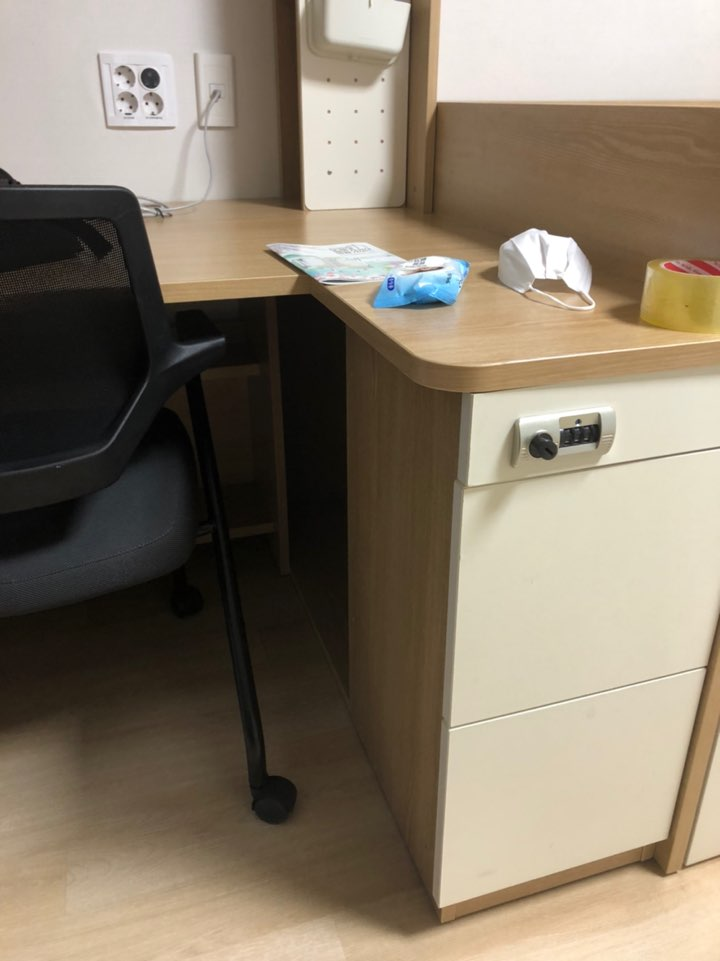
//> input picture week14/F.jpeg, 720 x 961 px
$ ./main   (built with g++ and OpenCV 4)
//> lines starting //> are read from the running program, lines starting //| are printed output that depends on the picture; after the words box and inside, x2 and y2 are one past the last pixel; in counts of white or black regions, pixels touching at a corner belong together
//
//  main.cpp
//  week14
//
//  Created by 임성현 on 2020/06/18.
//  Copyright © 2020 임성현. All rights reserved.
//

#include <iostream>
#include <opencv2/opencv.hpp>

using namespace std;
using namespace cv;

Mat readImage();
void ex00();
void getZeroPaddedImage(Mat& src, Mat& dst);
void getLogMag(Mat planes[], Mat& magI, Mat& angI);
void rearrange(Mat magI);
void addNoise(Mat& img, int nNoise);
void addLines(Mat& img, int nLine);
void myFilter(Mat& magI);

int main(int argc, const char * argv[]) {
    // insert code here...
    ex00();

    waitKey(0);
    return 0;
}

void ex00() {
    // 이미지 불러오기.
    Mat I = readImage();
    addNoise(I, 1000);
//> after the loop in addNoise, `while (nGenPoints < nNoise)`:
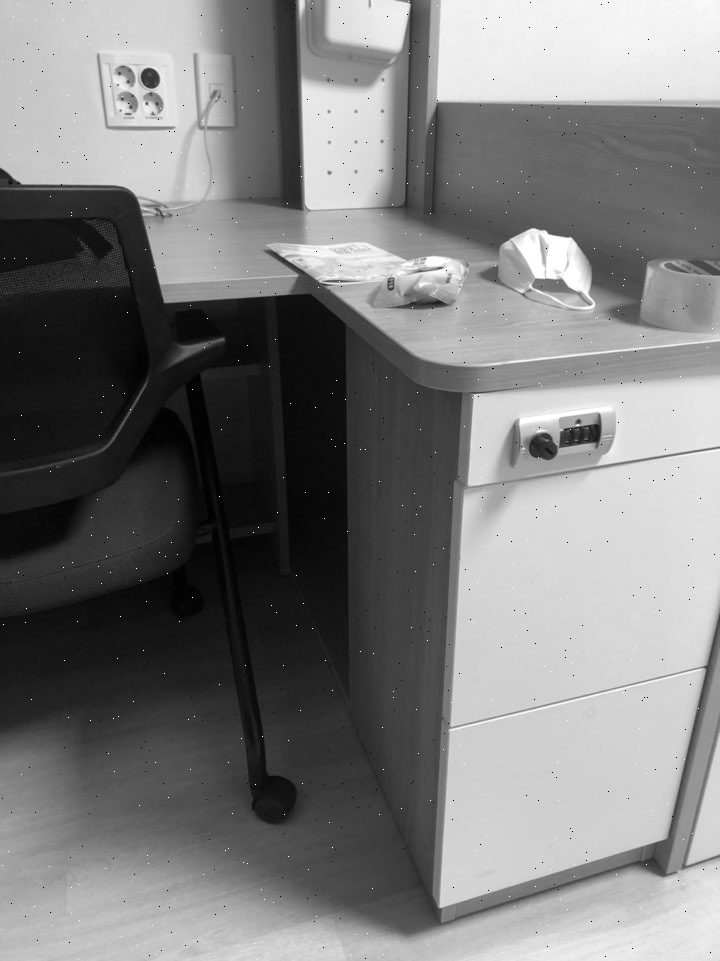
//> img: 961 rows x 720 cols, CV_8UC1; min 0, max 255, mean 124.8
//> after the loop in addNoise, `while (nGenPoints < nNoise)`: nGenPoints = 1000
    addLines(I, 20);

    // zero 패딩
    Mat padded;
    getZeroPaddedImage(I, padded);
//    cout << "src: " << I.cols << ", " << I.rows << endl;
//    cout << "padded: " << padded.cols << ", " << padded.rows << endl;

    // dft를 위한 2채널(실수부, 허수부) 매트릭스 생성
    Mat planes[] = { Mat_<float>(padded), Mat::zeros(padded.size(), CV_32F) };
//> planes[1]: 972 rows x 720 cols, CV_32FC1; every value is 0
    Mat complexI;
    merge(planes, 2, complexI);

    // dft를 수행하고 채널 분리 planes[0]: 실수부, planes[1]: 허수부
    dft(complexI, complexI);    // 내부적으로는 fft를 함. complexI 안에는 (실수부, 허수부)로 나뉨.

    split(complexI, planes);

    // 실수부와 허수부 값으로부터 크기 계산하고 log 취하여 정규화, 각도도 함께 계산.
    Mat magI, angI;
    getLogMag(planes, magI, angI);

    // 역변환을 위한 최대 최소값 계산
    double min_mag, max_mag, min_ang, max_ang;
    minMaxLoc(magI, &min_mag, &max_mag);
//> min_mag = 1.71; max_mag = 18.28
    minMaxLoc(angI, &min_ang, &max_ang);
//> min_ang = 0; max_ang = 360

    // 정규화
    normalize(magI, magI, 0, 1, NORM_MINMAX);       // 0 ~ 1 정규화
    normalize(angI, angI, 0, 1, NORM_MINMAX);       // 0 ~ 1 정규화

    // 각 사분면의 위치를 재조정 (1-3사분면 교환, 2-4사분면 교환)
    rearrange(magI);
    rearrange(angI);
//> in rearrange (call 2), `Mat q2(magI, Rect(0, cy, cx, cy));`:
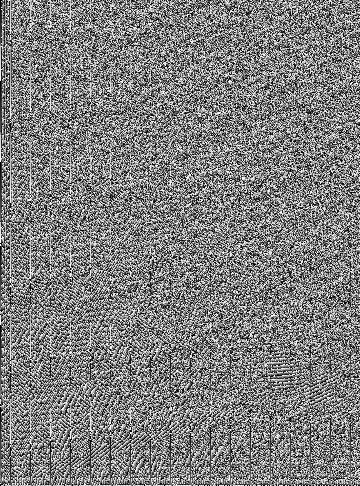
//> q2: 486 rows x 360 cols, CV_32FC1; min 5.39e-09, max 1, mean 0.5
//> in rearrange (call 2), `Mat q3(magI, Rect(cx, cy, cx, cy));`:
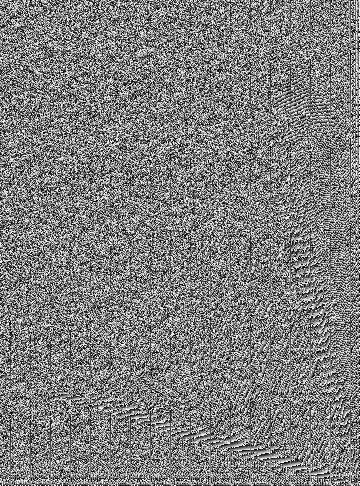
//> q3: 486 rows x 360 cols, CV_32FC1; min 4.19e-06, max 1, mean 0.498

    namedWindow("source");
    namedWindow("zero-padding");
    imshow("source", I);
    imshow("zero-padding", padded);
    imshow("spectrum magnitude", magI);
    imshow("phase", angI);

    // 필터링
    myFilter(magI);

    imshow("filtered magnitude", magI);
    waitKey(0);

    /* IFFT를 위한 처리 시작 */
    // 각 사분면의 위치를 재조정 (1-3사분면 교환, 2-4사분면 교환)
    rearrange(magI);
    rearrange(angI);

    // Denormalization
    magI = magI * (max_mag - min_mag) + min_mag;
    angI = angI * (max_ang - min_ang) + min_ang;

    // 로그의 역변환인 지수변환 수행
    exp(magI, magI);
    magI -= 1;

    // 극 좌표계 -> 직교 좌표계로 변환 후 inverse FFT 수행.
    polarToCart(magI, angI, planes[0], planes[1], true);
    merge(planes, 2, complexI);

    // Inverse FFT
    dft(complexI, complexI, DFT_INVERSE | DFT_SCALE | DFT_REAL_OUTPUT);
    split(complexI, planes);
    normalize(planes[0], planes[0], 0, 1, NORM_MINMAX); // 0 ~ 1 정규화.

    imshow("filtered", planes[0]);
}

// 필터링 함수
void myFilter(Mat& magI) {
    //Mat f = Mat::zeros(magI.rows, magI.cols, CV_32F);
    Mat f = Mat::ones(magI.rows, magI.cols, CV_32F);
    int cx = magI.cols / 2;
//> cx = 360
    int cy = magI.rows / 2;
//> cy = 486
    circle(f, Point(cx, cy), 200, Scalar(1), -1);   // 200은 저주파를 남기는 정도.
    circle(f, Point(cx, cy), 3, Scalar(0), -1);
//> f: 972 rows x 720 cols, CV_32FC1; values 0 (black) and 1 (white), 100% white; 1 black region, box (x1, y1, x2, y2) and area: (357, 483, 364, 490) 29
    int k = 11;
    for (int i = 0; i < 18; i++) {
        circle(f, Point(cx+k, cy), 3, Scalar(0), -1);
        k += 20;
    }
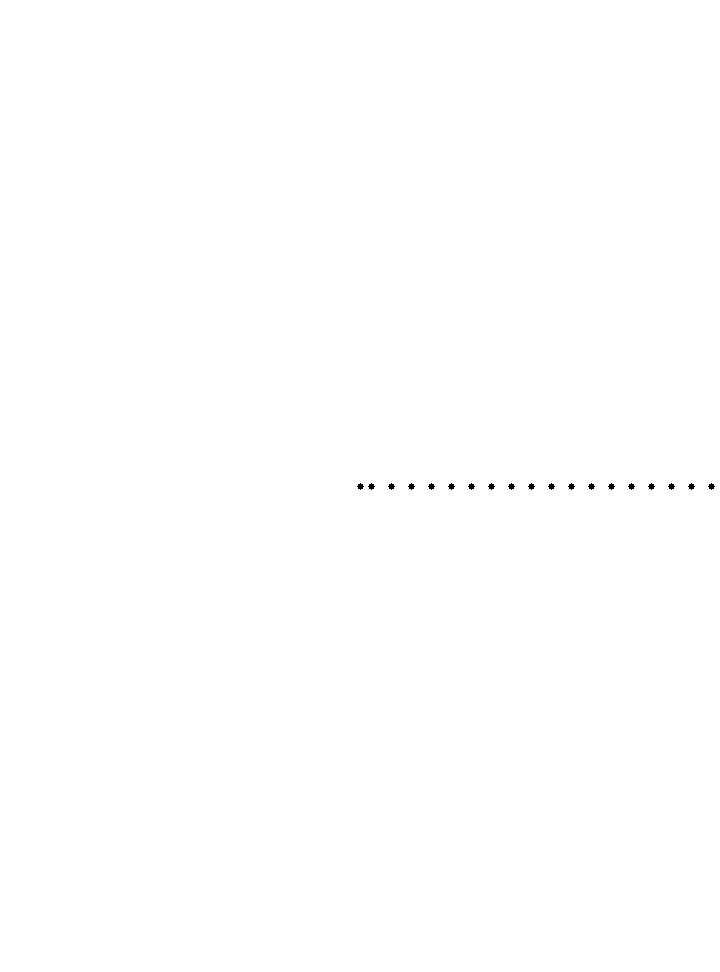
//> f: 972 rows x 720 cols, CV_32FC1; values 0 (black) and 1 (white), 99.9% white; 19 black regions, largest, box (x1, y1, x2, y2) and area: (357, 483, 364, 490) 29, (368, 483, 375, 490) 29, (388, 483, 395, 490) 29
//> after the loop, k = 371
    k = -11;
    for (int i = 0; i < 18; i++) {
        circle(f, Point(cx+k, cy), 3, Scalar(0), -1);
        k -= 20;
    }
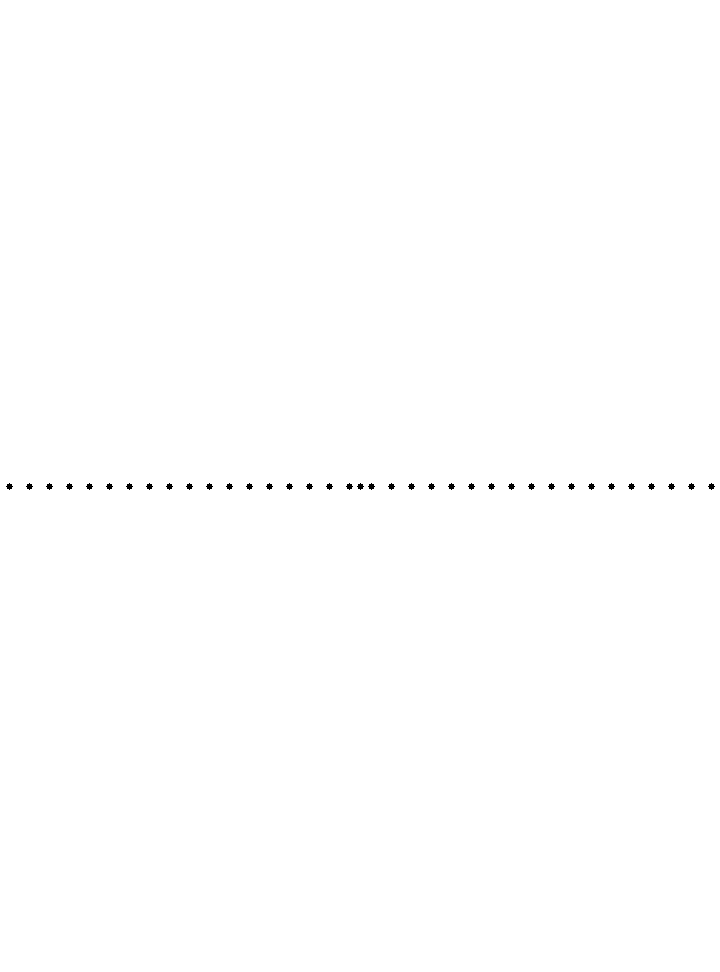
//> f: 972 rows x 720 cols, CV_32FC1; values 0 (black) and 1 (white), 99.8% white; 37 black regions, largest, box (x1, y1, x2, y2) and area: (6, 483, 13, 490) 29, (26, 483, 33, 490) 29, (46, 483, 53, 490) 29
//> after the loop, k = -371
// [5 lines of commented-out code are left out]
    magI = magI.mul(f);
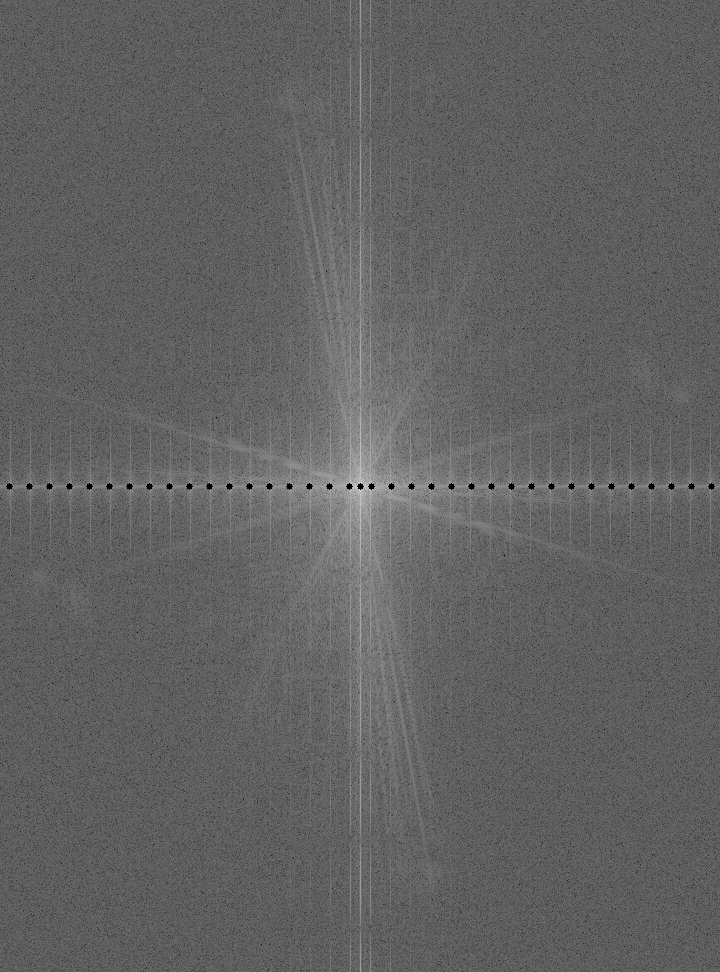
//> magI: 972 rows x 720 cols, CV_32FC1; min 0, max 0.815, mean 0.384
//> in rearrange (call 4), `q3.copyTo(q0);`:
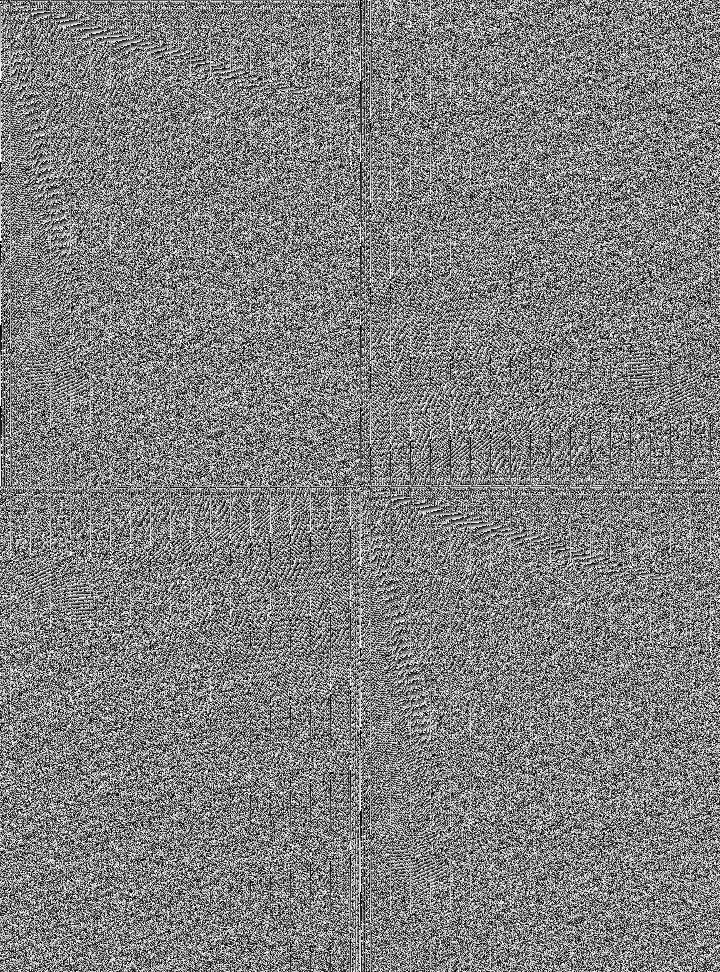
//> magI: 972 rows x 720 cols, CV_32FC1; min 0, max 1, mean 0.501
}

// 선 노이즈 추가 함수.
void addLines(Mat& img, int nLine) {
    int width = img.cols / nLine;

    for (int i = 0; i < nLine; i++) {
        int sx = i * width;
        int ex = (i + 1) * width - 1;

        if (ex >= img.cols) {
            ex = img.cols - 1;
        }

        Mat tmp(img, Rect(sx, 0, ex - sx + 1, img.rows));

        if (i % 2 == 0) {
            tmp += Scalar::all(100);
        } else {
            tmp -= Scalar::all(100);
        }
    }
}

// 점 노이즈 추가 함수. nNoise : n개의 노이즈.
void addNoise(Mat& img, int nNoise) {
    int nGenPoints = 0;
    while (nGenPoints < nNoise) {
        // 랜덤하게 점을 찍음.
        int x = (int)(((float)rand() / RAND_MAX) * img.cols);
        int y = (int)(((float)rand() / RAND_MAX) * img.rows);
        // rand() 위치 초과 방지.
        if (x >= img.cols || y >= img.rows) {
            continue;
        }

        // 흰점과 검은점 섞어서. 50퍼 확률로.
        if ((float)rand() / RAND_MAX > 0.5) {
            img.at<uchar>(y, x) = 0;
        } else {
            img.at<uchar>(y, x) = 255;
        }
        nGenPoints++;
    }
}

// 각 사분면의 위치를 재조정하여 재배열
void rearrange(Mat magI) {
    // rearrange the quadrants of Fourier image  so that the origin is at the image center
    int cx = magI.cols / 2;
    int cy = magI.rows / 2;

    Mat q0(magI, Rect(0, 0, cx, cy));       // top-left
    Mat q1(magI, Rect(cx, 0, cx, cy));      // top-right
    Mat q2(magI, Rect(0, cy, cx, cy));      // bottom-left
    Mat q3(magI, Rect(cx, cy, cx, cy));     // bottom-right

    Mat tmp;

    q0.copyTo(tmp);
    q3.copyTo(q0);
    tmp.copyTo(q3);
    q1.copyTo(tmp);
    q2.copyTo(q1);
    tmp.copyTo(q2);
}

// 실수부와 허수부 값으로부터 크기와 각도를 계산하고 크기에 log 취하여 돌려주는 함수.
void getLogMag(Mat planes[], Mat& magI, Mat& angI) {
    // cartToPolar: 직교 좌표계 -> 극 좌표계.
    cartToPolar(planes[0], planes[1], magI, angI, true);
    magI += Scalar::all(1);                     // 1을 더함. switch to logarithmic scale
    log(magI, magI);                            // 크기에 대해서만 log.

    // 스펙트럼 이미지의 크기(너비, 높이)가 홀수인 경우 제거. (잘라냄)
    magI = magI(Rect(0, 0, magI.cols & -2, magI.rows & -2));
}

void getZeroPaddedImage(Mat& src, Mat& dst) {
    int m = getOptimalDFTSize(src.rows);
    int n = getOptimalDFTSize(src.cols);
    copyMakeBorder(src, dst, 0, m - src.rows, 0, n - src.cols, BORDER_CONSTANT, Scalar::all(0));
}

Mat readImage() {
    Mat I = imread("/Users/seonghyeon/xCode/opencv/opencv/week14/F.jpeg", IMREAD_GRAYSCALE);
    if (I.empty()) {
        cout << "Error opening image" << endl;
        exit(EXIT_FAILURE);
    }
    return I;
}

$ run again, with week14/G.png saved as week14/F.jpeg
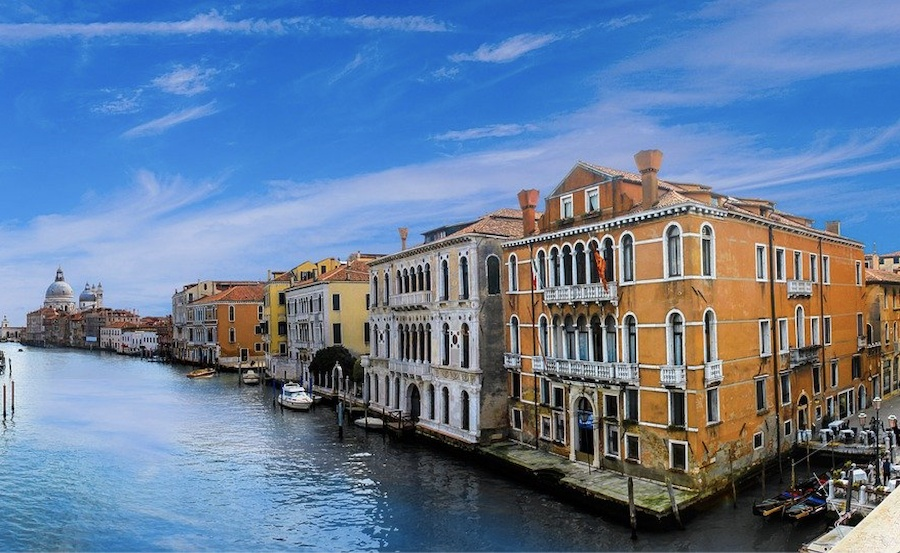
//> input picture week14/G.png, 900 x 553 px
//> after the loop in addNoise, `while (nGenPoints < nNoise)`: nGenPoints = 1000
//> min_mag = 2.16; max_mag = 17.94
//> min_ang = 0; max_ang = 360
//> after the loop in myFilter, `for (int i = 0; i < 18; i++)`:
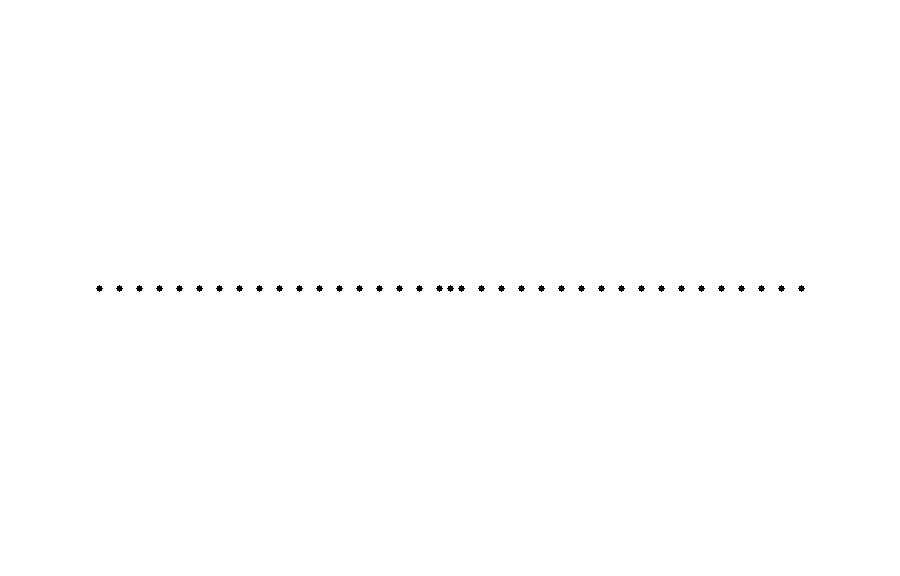
//> f: 576 rows x 900 cols, CV_32FC1; values 0 (black) and 1 (white), 99.8% white; 37 black regions, largest, box (x1, y1, x2, y2) and area: (96, 285, 103, 292) 29, (116, 285, 123, 292) 29, (136, 285, 143, 292) 29
//> in rearrange (call 4), `q3.copyTo(q0);`:
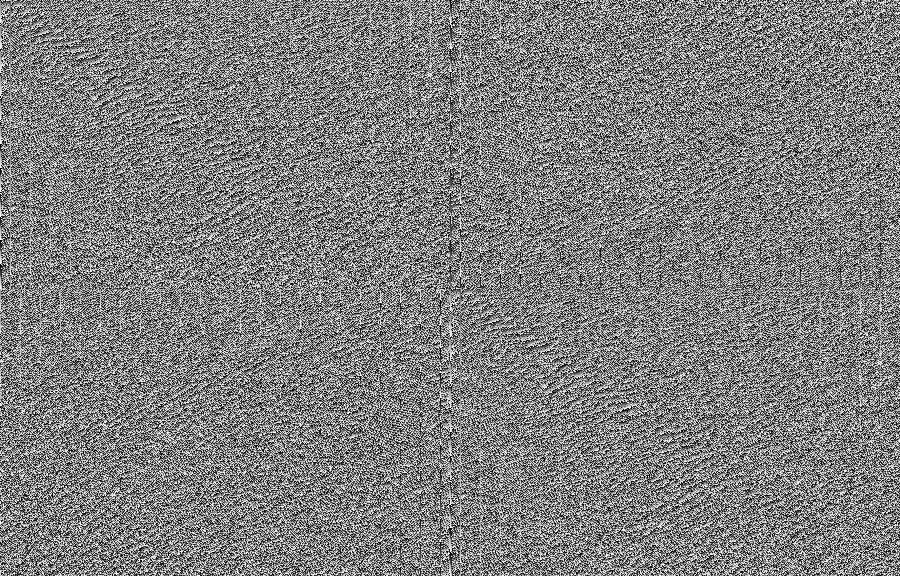
//> magI: 576 rows x 900 cols, CV_32FC1; min 0, max 1, mean 0.502
